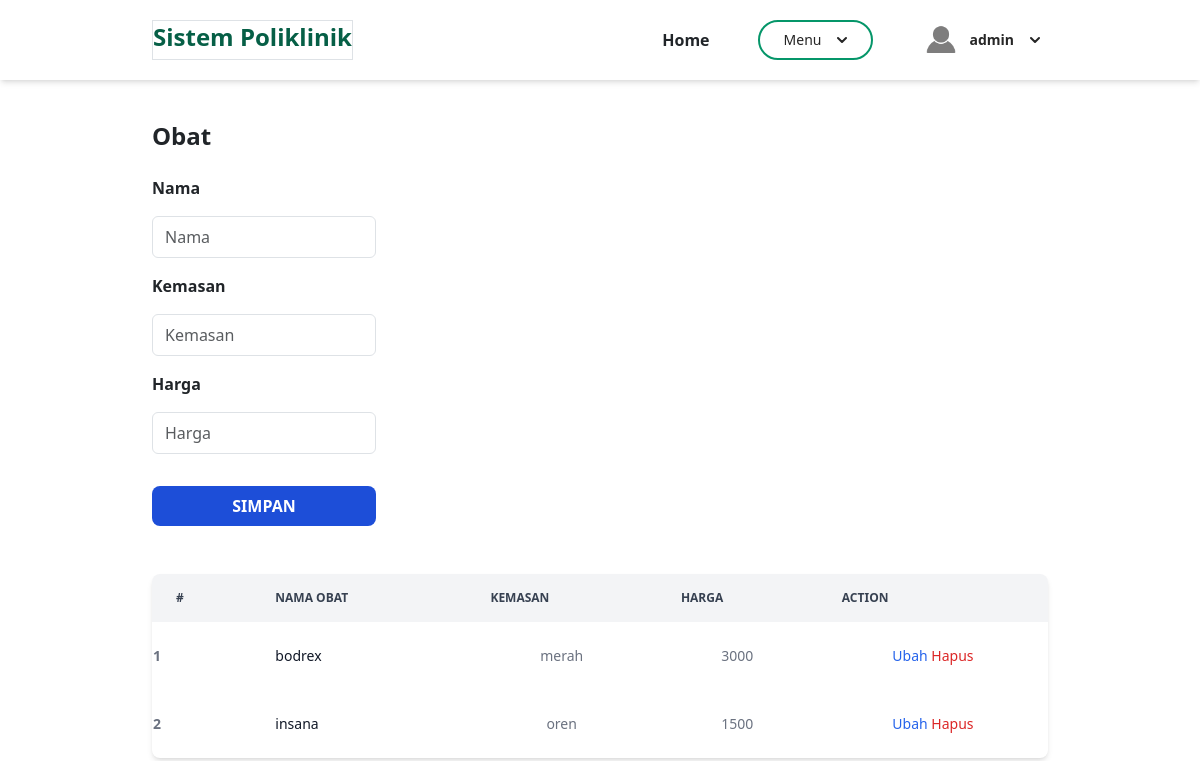
Page /admin/index.php?page=obat (signed in) on the earlier database version.
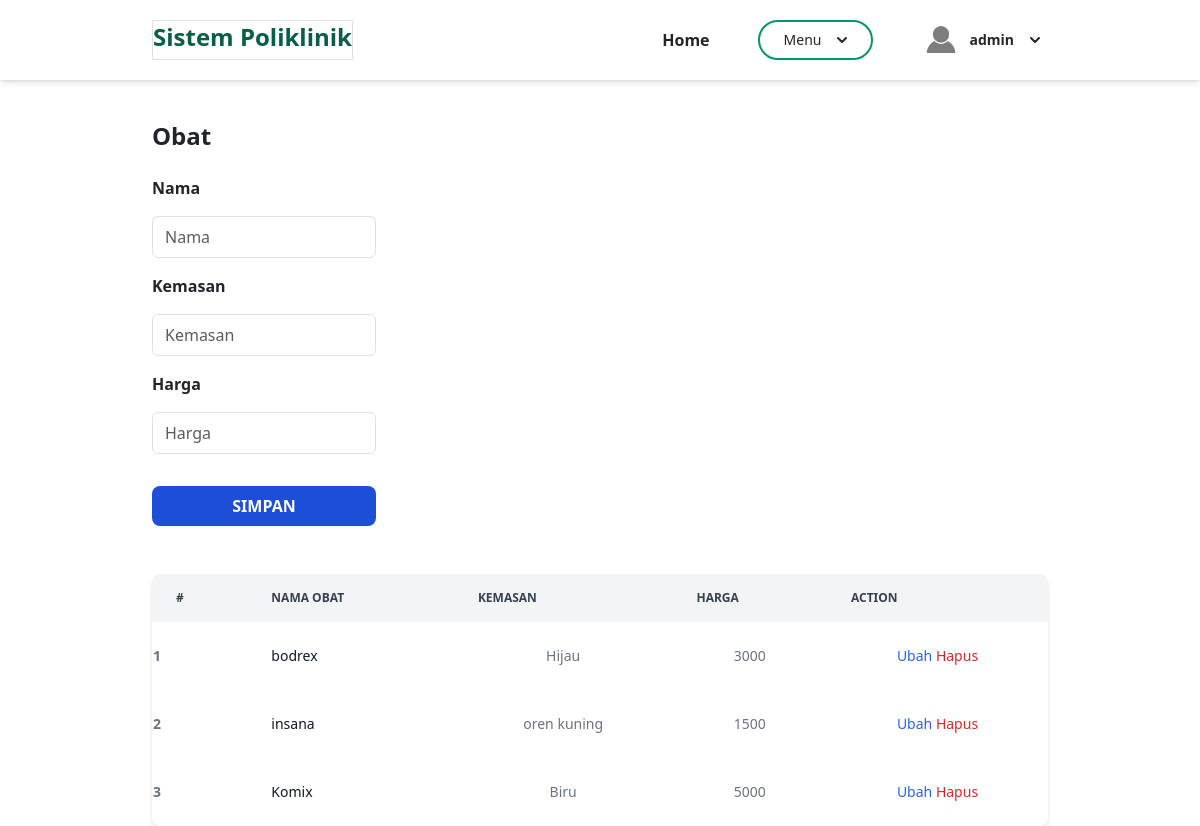
Same page on the later database version.
### tables this page shows
CREATE TABLE `obat` (
  `id` int(11) NOT NULL,
  `nama_obat` varchar(100) NOT NULL,
  `kemasan` varchar(255) NOT NULL,
  `harga` int(11) NOT NULL
);

### admin/obat.php (the view, shortened to what this page needs)
<section class="container mt-10 mx-auto">
    <h2 class="font-bold text-2xl">Obat</h2>
    <br>
    <div class="">
        <form class="form w-1/4 flex flex-col gap-3" method="POST" action="" name="myForm" onsubmit="return(validate());">
            <?php
            $nama_obat = '';
            $kemasan = '';
            $harga = '';
            ?>
            <div class="flex flex-col gap-2">
                <label for="inputNama" class="form-label fw-bold">
                    Nama
                </label>
                <div>
                    <input type="text" class="form-control w-full border border-neutral-300 rounded-md" name="nama_obat" id="inputNama" placeholder="Nama" value="<?php echo $nama_obat ?>">
                </div>
            </div>
            <div class="flex flex-col gap-2">
                <label for="inputKemasan" class="form-label fw-bold">
                    Kemasan
                </label>
                <div>
                    <input type="text" class="form-control w-full border border-neutral-300 rounded-md" name="kemasan" id="inputKemasan" placeholder="Kemasan" value="<?php echo $kemasan ?>">
                </div>
            </div>
            <div class="flex flex-col gap-2">
                <label for="inputHarga" class="form-label fw-bold">
                    Harga
                </label>
                <div>
                    <input type="text" class="form-control w-full border border-neutral-300 rounded-md" name="harga" id="inputHarga" placeholder="Harga" value="<?php echo $harga ?>">
                </div>
            </div>
            <div class="row mt-3">
                <div class=col>
                    <button type="submit" class="bg-blue-700 hover:bg-blue-800 uppercase text-white py-2 w-full font-bold rounded-lg" name="simpan">Simpan</button>
                </div>
            </div>
        </form>
        <br>
        <br>
        <div class="relative overflow-x-auto shadow-md sm:rounded-lg">
            <table class="w-full text-sm text-gray-500">
                <thead class="text-xs text-gray-700 uppercase bg-gray-100">
                    <tr>
                        <th scope="col" class="px-6 py-3">
                            #
                        </th>
                        <th scope="col" class="px-6 py-3">
                            Nama Obat
                        </th>
                        <th scope="col" class="px-6 py-3">
                            Kemasan
                        </th>
                        <th scope="col" class="px-6 py-3">
                            Harga
                        </th>
                        <th scope="col" class="px-6 py-3">
                            Action
                        </th>
                    </tr>
                </thead>
                <tbody>
                    <?php
                    $result = mysqli_query($mysqli, "SELECT * FROM obat");
                    $no = 1;
                    while ($data = mysqli_fetch_array($result)) {
                    ?>
                        <tr>
                            <th scope="row"><?php echo $no++ ?></th>
                            <td class="px-6 py-4 font-medium text-gray-900 whitespace-nowrap"><?php echo $data['nama_obat'] ?></td>
                            <td class="px-6 py-4 text-center"><?php echo $data['kemasan'] ?></td>
                            <td class="px-6 py-4 text-center"><?php echo $data['harga'] ?></td>
                            <td class="px-6 py-4 text-center">
                                <a class="font-medium text-blue-600 hover:underline" href="index.php?page=obat&id=<?php echo $data['id'] ?>">Ubah</a>
                                <a class="font-medium text-red-600 hover:underline" href="index.php?page=obat&id=<?php echo $data['id'] ?>&aksi=hapus">Hapus</a>
                            </td>
                        </tr>
                    <?php
                    }
                    ?>
                </tbody>
            </table>
        </div>
</section>

Differences in the rows shown:
changed obat "bodrex": kemasan "merah" → "Hijau"
changed obat "insana": kemasan "oren" → "oren kuning"
added obat: nama_obat "Komix", kemasan "Biru", harga "5000"
